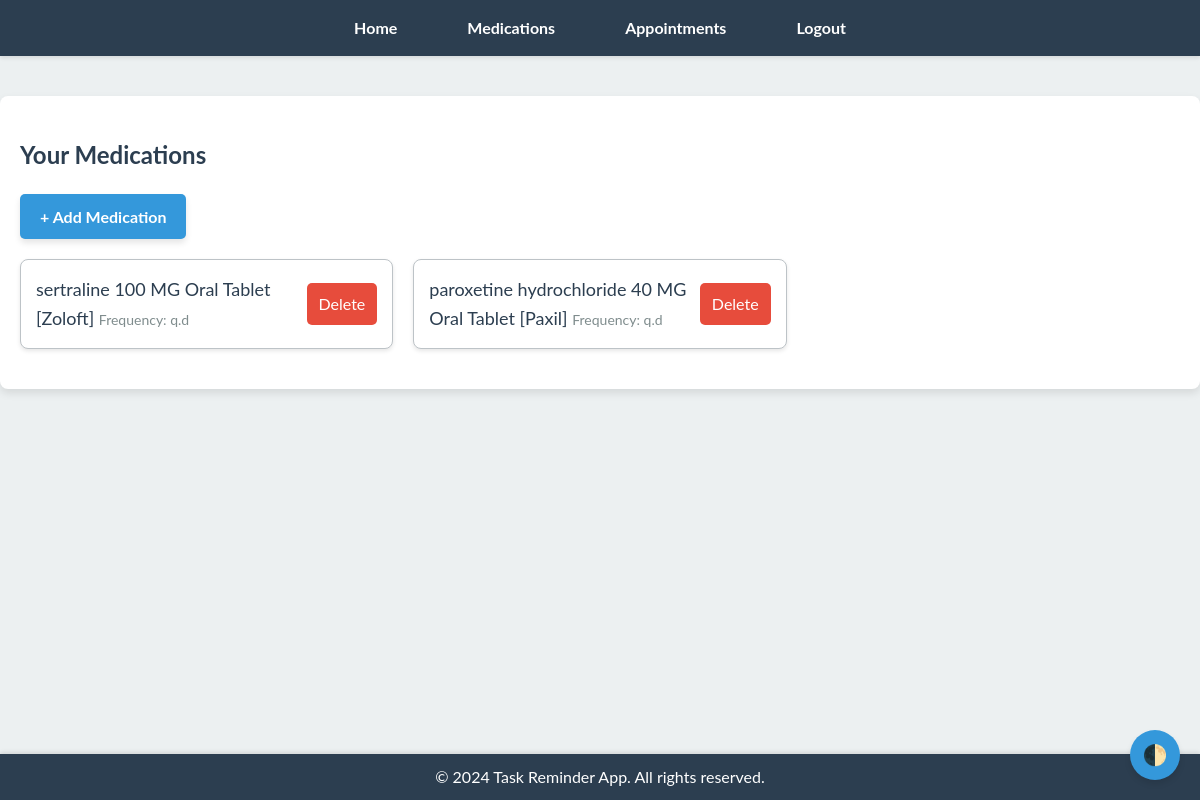
/medications (signed in), run on the app's committed database.
### app.py (models this page shows)
class Medication(db.Model):
    id = db.Column(db.Integer, primary_key=True)
    name = db.Column(db.String(100), nullable=False)
    frequency = db.Column(db.String(100), nullable=False)
    user_id = db.Column(db.Integer, db.ForeignKey('user.id'), nullable=False)

### app.py (the view)
@app.route('/medications')
@login_required
def medications():
    meds = Medication.query.filter_by(user_id=current_user.id).all()
    return render_template('medications.html', medications=meds)

### app.py (called while the page is built)
@login_manager.user_loader
def load_user(user_id):
    return User.query.get(int(user_id))

### templates/medications.html (shortened to what this page needs)
{% extends "base.html" %}
{% block content %}
    <h2>Your Medications</h2>
    <a href="{{ url_for('add_medication') }}" class="btn btn-primary">+ Add Medication</a>
    <ul class="medication-list">
        {% for med in medications %}
        <li>
            <div class="medication-info">
                <span>{{ med.name }}</span>
                <span class="frequency">Frequency: {{ med.frequency }}</span>
            </div>
            <a href="{{ url_for('delete_medication', id=med.id) }}" class="btn-delete">Delete</a>
        </li>
        {% endfor %}
    </ul>
{% endblock %}

### static/styles.css (style rules this page uses)
body { font-family: 'Lato', sans-serif; background-color: #ecf0f1; color: #2c3e50; margin: 0; padding: 0; line-height: 1.6; }
a { text-decoration: none; color: #3498db; }
.btn { display: inline-block; padding: 10px 20px; font-size: 16px; font-weight: bold; border-radius: 5px; cursor: pointer; text-align: center; border: none; transition: background-color 0.3s ease, box-shadow 0.1s ease; box-shadow: 0 4px 6px rgba(0, 0, 0, 0.1); }
.btn-primary { background-color: #3498db; color: white; }
.medication-list { list-style: none; padding: 0; margin: 20px 0; display: grid; grid-template-columns: repeat(auto-fill, minmax(300px, 1fr)); gap: 20px; }
.medication-list li { background-color: #ffffff; border: 1px solid #bdc3c7; padding: 15px; border-radius: 8px; box-shadow: 0 2px 4px rgba(0, 0, 0, 0.1); display: flex; justify-content: space-between; align-items: center; transition: box-shadow 0.2s ease; }
.medication-info { font-size: 18px; color: #2c3e50; }
.medication-info .frequency { font-size: 14px; color: #7f8c8d; }
.btn-delete { background-color: #e74c3c; color: white; padding: 8px 12px; border-radius: 5px; border: none; cursor: pointer; transition: background-color 0.3s ease; }

### data on the page
Medication: name "sertraline 100 MG Oral Tablet [Zoloft]", frequency "q.d"
Medication: name "paroxetine hydrochloride 40 MG Oral Tablet [Paxil]", frequency "q.d"
